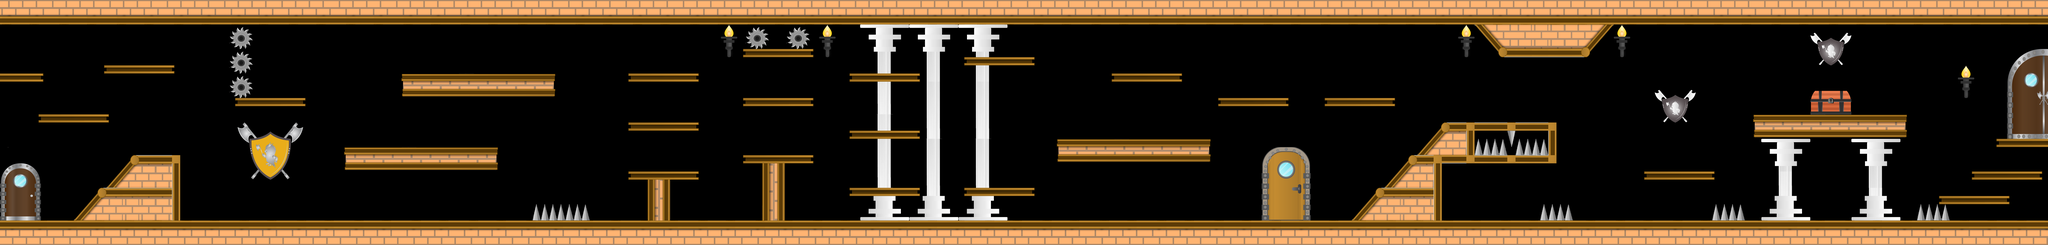

A 2D game scene composited from a Tiled map and its tileset images. What follows is a short description and the map's XML, with each tile layer's data collapsed to a summary:
An orthogonal 250x30 tile map with 64x64 px tiles, 1 tile layer (Tile Layer 1), 3 tilesets and 165 objects.

<map version="1.0" tiledversion="1.0.3" orientation="orthogonal" renderorder="right-up" width="250" height="30" tilewidth="64" tileheight="64" nextobjectid="182">
 <tileset firstgid="1" name="level3TileSet" tilewidth="64" tileheight="64" tilecount="510" columns="30">
  <image source="level3TileSet.png" width="1920" height="1151" />
 </tileset>
 <tileset firstgid="511" name="level4TileSet" tilewidth="64" tileheight="64" tilecount="1140" columns="60">
  <image source="level4TileSet.png" width="3840" height="1216" />
 </tileset>
 <tileset firstgid="1651" name="stuff" tilewidth="64" tileheight="64" tilecount="54" columns="9">
  <image source="stuff.png" width="605" height="425" />
 </tileset>
 <layer name="Tile Layer 1" width="250" height="30">
  <data>[7500 cells, 3059 non-empty, 482 distinct tile ids]</data>
 </layer>
 <objectgroup name="collision-layer">
  <object id="1" x="6" y="1732">
   <polyline points="0,0 570,-6 782,-264 822,-264 1038,-516 1402,-518 1406,-2 5052,-10 5054,-318 4904,-320 4906,-390 5452,-388 5452,-324 5234,-324 5234,-2 5948,-4 5948,-452 5796,-454 5800,-518 6348,-514 6348,-452 6136,-452 6134,-6 10554,-4 10764,-262 10814,-262 11020,-516 11068,-516 11280,-778 12160,-772 12154,-452 11258,-452 11260,-6 15986,-4 15988,-580 15588,-578 15590,-644 15988,-644 15992,-1540 12600,-1540 12390,-1284 11736,-1284 11518,-1538 0,-1538 0,-1152 330,-1158 328,-1090 -2,-1086 -2,0 12,14" />
  </object>
  <object id="2" x="850" y="960">
   <polyline points="0,0 0,-68 -548,-64 -550,2 2,-2 -20,-16" />
  </object>
  <object id="3" x="1362" y="576">
   <polyline points="0,0 0,-64 -556,-66 -554,-6 -4,0 -22,-12" />
  </object>
  <object id="4" x="2388" y="832">
   <polyline points="0,0 -2,-68 -552,-62 -552,-4 -2,-2 -28,-12" />
  </object>
  <object id="5" x="3888" y="1332">
   <polyline points="0,0 -2,-184 -1196,-182 -1198,4 0,2 -24,-10" />
  </object>
  <object id="6" x="4332" y="760">
   <polyline points="0,0 0,-188 -1196,-184 -1196,2 2,-2 -22,-14" />
  </object>
  <object id="7" x="5456" y="1028">
   <polyline points="0,0 0,-70 -552,-70 -550,-6 -2,-2 -20,-16" />
  </object>
  <object id="12" x="5458" y="640">
   <polyline points="0,0 0,-70 -552,-70 -550,-6 -2,-2 -20,-16" />
  </object>
  <object id="13" x="6352" y="448">
   <polyline points="0,0 0,-70 -552,-70 -550,-6 -2,-2 -20,-16" />
  </object>
  <object id="14" x="6354" y="834">
   <polyline points="0,0 0,-70 -552,-70 -550,-6 -2,-2 -20,-16" />
  </object>
  <object id="15" x="7186" y="640">
   <polyline points="0,0 0,-70 -552,-70 -550,-6 -2,-2 -20,-16" />
  </object>
  <object id="16" x="7184" y="1090">
   <polyline points="0,0 0,-70 -552,-70 -550,-6 -2,-2 -20,-16" />
  </object>
  <object id="17" x="7182" y="1536">
   <polyline points="0,0 0,-70 -552,-70 -550,-6 -2,-2 -20,-16" />
  </object>
  <object id="18" x="8082" y="1536">
   <polyline points="0,0 0,-70 -552,-70 -550,-6 -2,-2 -20,-16" />
  </object>
  <object id="19" x="8082" y="514">
   <polyline points="0,0 0,-70 -552,-70 -550,-6 -2,-2 -20,-16" />
  </object>
  <object id="20" x="9232" y="642">
   <polyline points="0,0 0,-70 -552,-70 -550,-6 -2,-2 -20,-16" />
  </object>
  <object id="21" x="10068" y="832">
   <polyline points="0,0 0,-70 -552,-70 -550,-6 -2,-2 -20,-16" />
  </object>
  <object id="22" x="10898" y="834">
   <polyline points="0,0 0,-70 -552,-70 -550,-6 -2,-2 -20,-16" />
  </object>
  <object id="23" x="13394" y="1412">
   <polyline points="0,0 0,-70 -552,-70 -550,-6 -2,-2 -20,-16" />
  </object>
  <object id="24" x="15700" y="1602">
   <polyline points="0,0 0,-70 -552,-70 -550,-6 -2,-2 -20,-16" />
  </object>
  <object id="25" x="15956" y="1408">
   <polyline points="0,0 0,-70 -552,-70 -550,-6 -2,-2 -20,-16" />
  </object>
  <object id="26" x="9456" y="1270">
   <polyline points="0,0 -2,-184 -1196,-182 -1198,4 0,2 -24,-10" />
  </object>
  <object id="27" x="14896" y="1076">
   <polyline points="0,0 -2,-184 -1196,-182 -1198,4 0,2 -24,-10" />
  </object>
  <object id="36" x="1794" y="196">
   <properties>
    <property name="dead" value="" />
   </properties>
   <polyline points="0,0 -4,572 190,568 194,6 10,8" />
  </object>
  <object id="37" x="4166" y="1604">
   <properties>
    <property name="dead" value="" />
   </properties>
   <polyline points="0,0 -4,114 444,118 446,0 0,2" />
  </object>
  <object id="38" x="5826" y="208">
   <properties>
    <property name="dead" value="" />
   </properties>
   <polyline points="0,0 -4,162 512,162 510,8 8,4" />
  </object>
  <object id="39" x="12032" y="1602">
   <properties>
    <property name="dead" value="" />
   </properties>
   <polyline points="0,0 0,120 256,124 252,-2 0,-4" />
  </object>
  <object id="40" x="13376" y="1602">
   <properties>
    <property name="dead" value="" />
   </properties>
   <polyline points="0,0 2,122 254,122 256,4 4,2" />
  </object>
  <object id="41" x="14980" y="1606">
   <properties>
    <property name="dead" value="" />
   </properties>
   <polyline points="0,0 -4,120 252,120 252,-2 6,2" />
  </object>
  <object id="42" x="68" y="516">
   <properties>
    <property name="coin" value="" />
   </properties>
   <polyline points="0,0 2,-64" />
  </object>
  <object id="43" x="134" y="386">
   <properties>
    <property name="coin" value="" />
   </properties>
   <polyline points="0,0 2,-64" />
  </object>
  <object id="44" x="196" y="514">
   <properties>
    <property name="coin" value="" />
   </properties>
   <polyline points="0,0 2,-64" />
  </object>
  <object id="45" x="260" y="388">
   <properties>
    <property name="coin" value="" />
   </properties>
   <polyline points="0,0 2,-64" />
  </object>
  <object id="46" x="384" y="836">
   <properties>
    <property name="coin" value="" />
   </properties>
   <polyline points="0,0 2,-64" />
  </object>
  <object id="47" x="512" y="706">
   <properties>
    <property name="coin" value="" />
   </properties>
   <polyline points="0,0 2,-64" />
  </object>
  <object id="48" x="634" y="836">
   <properties>
    <property name="coin" value="" />
   </properties>
   <polyline points="0,0 2,-64" />
  </object>
  <object id="49" x="772" y="704">
   <properties>
    <property name="coin" value="" />
   </properties>
   <polyline points="0,0 2,-64" />
  </object>
  <object id="50" x="896" y="382">
   <properties>
    <property name="coin" value="" />
   </properties>
   <polyline points="0,0 2,-64" />
  </object>
  <object id="51" x="1028" y="384">
   <properties>
    <property name="coin" value="" />
   </properties>
   <polyline points="0,0 2,-64" />
  </object>
  <object id="52" x="1158" y="386">
   <properties>
    <property name="coin" value="" />
   </properties>
   <polyline points="0,0 2,-64" />
  </object>
  <object id="53" x="1282" y="390">
   <properties>
    <property name="coin" value="" />
   </properties>
   <polyline points="0,0 2,-64" />
  </object>
  <object id="54" x="516" y="1670">
   <properties>
    <property name="coin" value="" />
   </properties>
   <polyline points="0,0 2,-64" />
  </object>
  <object id="55" x="638" y="1534">
   <properties>
    <property name="coin" value="" />
   </properties>
   <polyline points="0,0 2,-64" />
  </object>
  <object id="56" x="768" y="1408">
   <properties>
    <property name="coin" value="" />
   </properties>
   <polyline points="0,0 2,-64" />
  </object>
  <object id="57" x="900" y="1286">
   <properties>
    <property name="coin" value="" />
   </properties>
   <polyline points="0,0 2,-64" />
  </object>
  <object id="58" x="1028" y="1154">
   <properties>
    <property name="coin" value="" />
   </properties>
   <polyline points="0,0 2,-64" />
  </object>
  <object id="59" x="2114" y="706">
   <properties>
    <property name="coin" value="" />
   </properties>
   <polyline points="0,0 2,-64" />
  </object>
  </objectgroup>
</map>
<!-- 118 of 165 objects omitted -->
